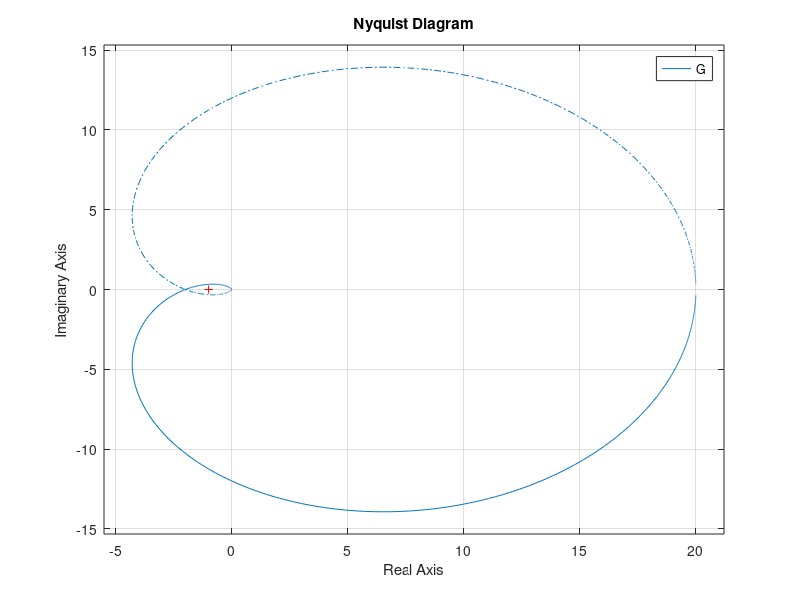
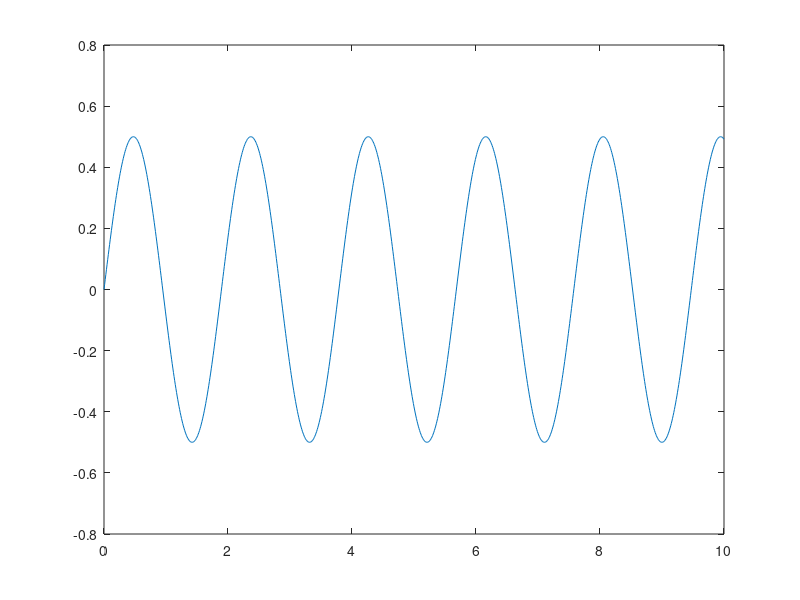
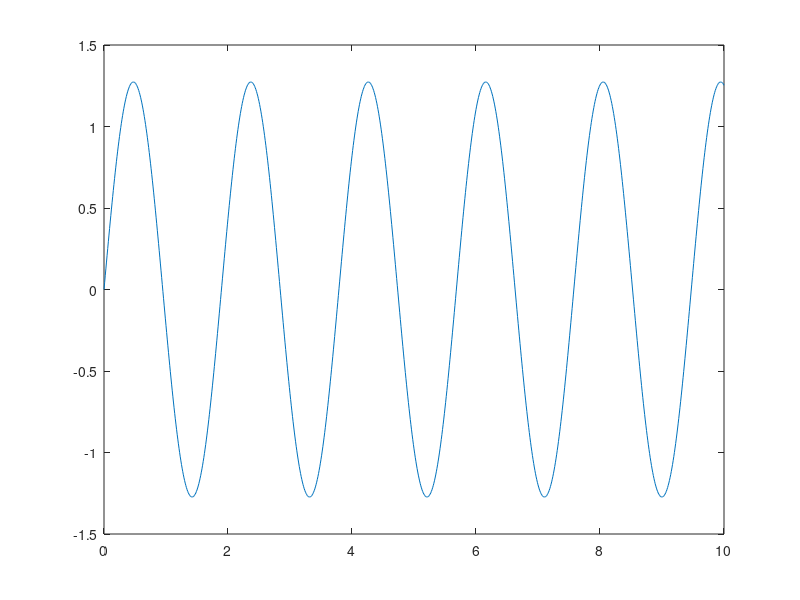

The MATLAB script that drew these images, in order:
clc
clear all

z=[];
p=[-1 -2 -3];
k=120;
G=zpk(z,p,k)

[Gm,Pm,Wcg,Wcp] = margin(G);
[mag,phase] = bode(G,Wcg);
figure(1)
nyquist(G)
mag
Wcg

if mag<=1
    A=mag;
else
    A=1/mag;
end
A
figure(2)
t = 0:0.01:10;
u = A*sin(Wcg*t);
plot(t,u)

figure(3)
t = 0:0.01:10;
y = (4/pi)*sin(Wcg*t);
plot(t,y)